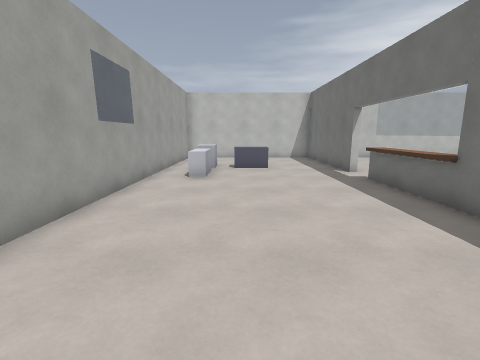
[1] (above)

13 first-person views from a walk through a 3-D level made in the Godot game engine. The camera is 1.5 m above the floor, tilts 10° down and sees 85° across. The floor is counted in squares, 1 m on a side. Each view is taken from the middle of a square. On the plan, view 1 faces up. The plan holds only what a view shows up to about 14 squares ahead; the rest is blank. Door leaves are left out where a doorway can be walked through. Surface patterns are stand-ins for the level's own textures.

[2]
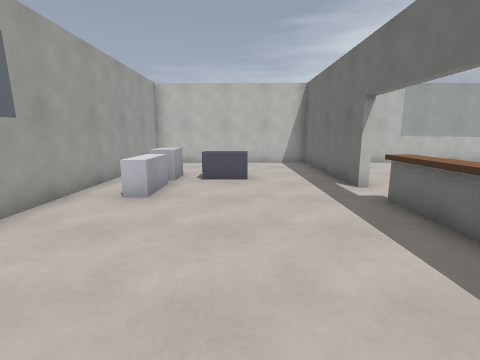

[3]
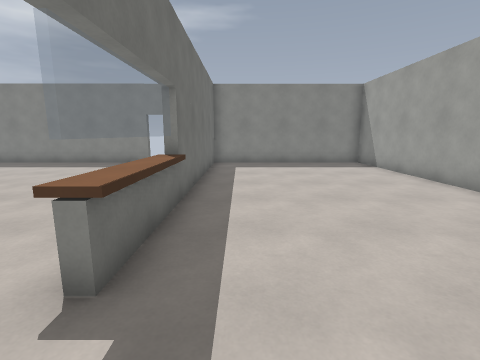

[4]
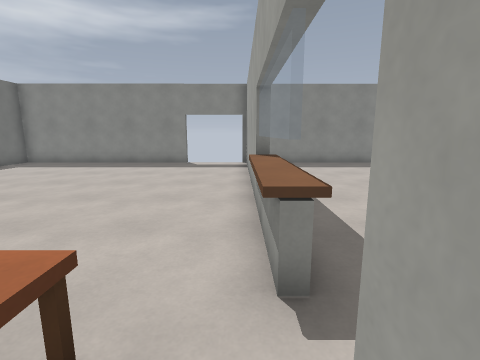

[5]
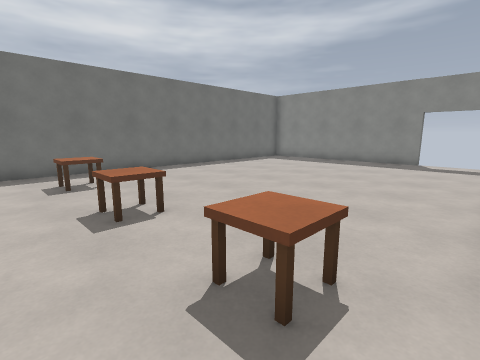

[6]
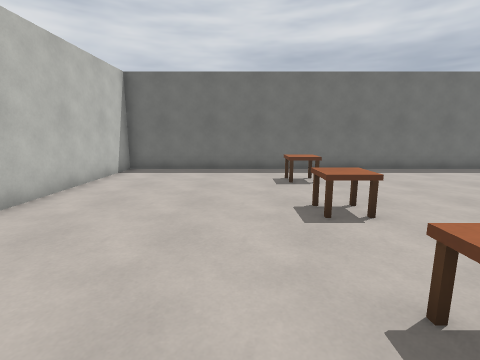

[7]
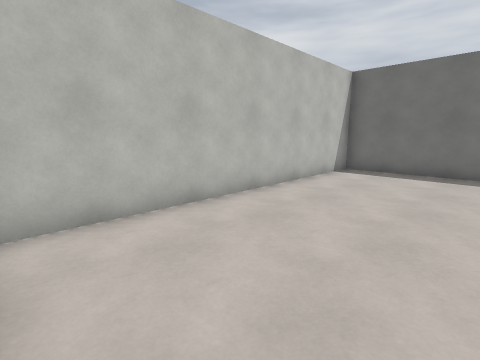

[8]
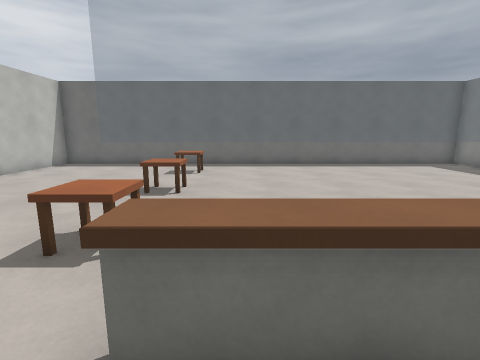

[9]
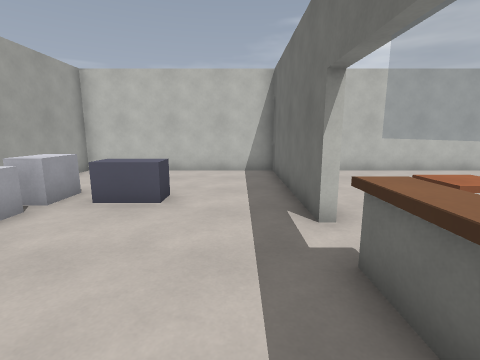

[10]
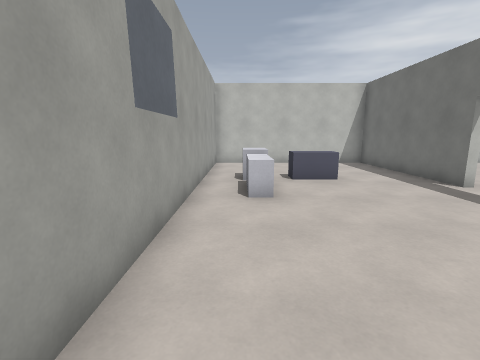

[11]
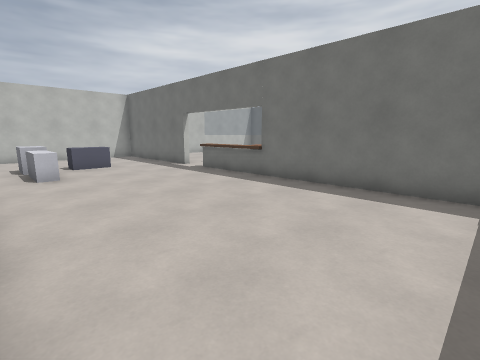

[12]
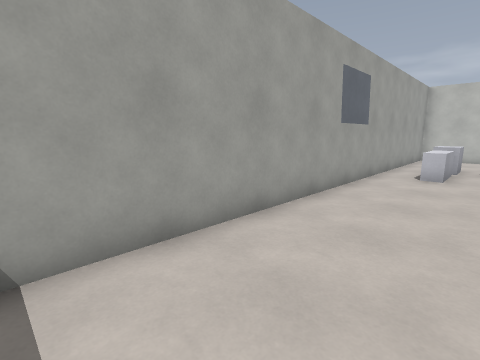

[13]
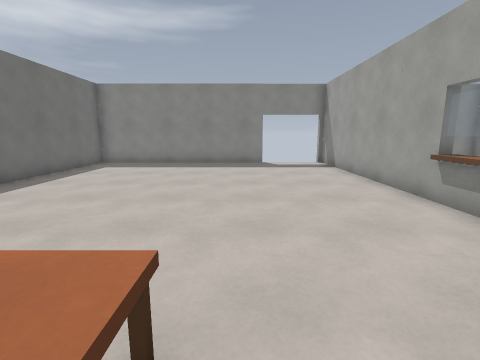

### Floor plan
Points are (right, up) in squares from view 1. A wall is a line through its corners. A room is listed if a view was taken in it or the views show most of it. See-through windows are left out.
Room 1 (views 1, 2, 3, 8, 9, 10, 11, 12)
walls: (4.6, 10.3) (4.4, 10.3) (4.4, 16.7) (-3.2, 16.7) (-3.2, -2.9) (4.4, -2.9) (4.4, 8.8)
low walls: (4.4, 8.8) (4.6, 8.8)
ways out: open door at (5, 9.5) to room 2
objects: counter (-2, 9) to (-1, 10); block (-2, 11) to (-1, 12); block (0, 12) to (1, 12)
Room 2 (views 4, 5, 6, 7, 13)
walls: (4.6, 6.5) (4.6, -2.9); (4.6, 10.8) (4.6, 10.3); (7.8, -2.9) (16.2, -2.9) (16.2, 16.7) (5, 16.7)
low walls: (4.6, 8.8) (4.6, 6.6)
ways out: open door at (5, 9.5) to room 1; open door at (6.5, -3)
objects: table (6, 10) to (7, 10); table (10, 10); table (13, 10) to (14, 10)

Positions as (right, up) in squares from view 1, and headings:
1: (0, 0), facing up
2: (1, 3), facing up
3: (3, 11), facing down
4: (5, 11), facing down
5: (5, 12), facing down-right
6: (5, 12), facing right
7: (5, 12), facing up-right
8: (3, 8), facing right
9: (3, 6), facing up
10: (-2, 3), facing up
11: (-3, -1), facing up-right
12: (0, -1), facing up-left
13: (9, 11), facing down
